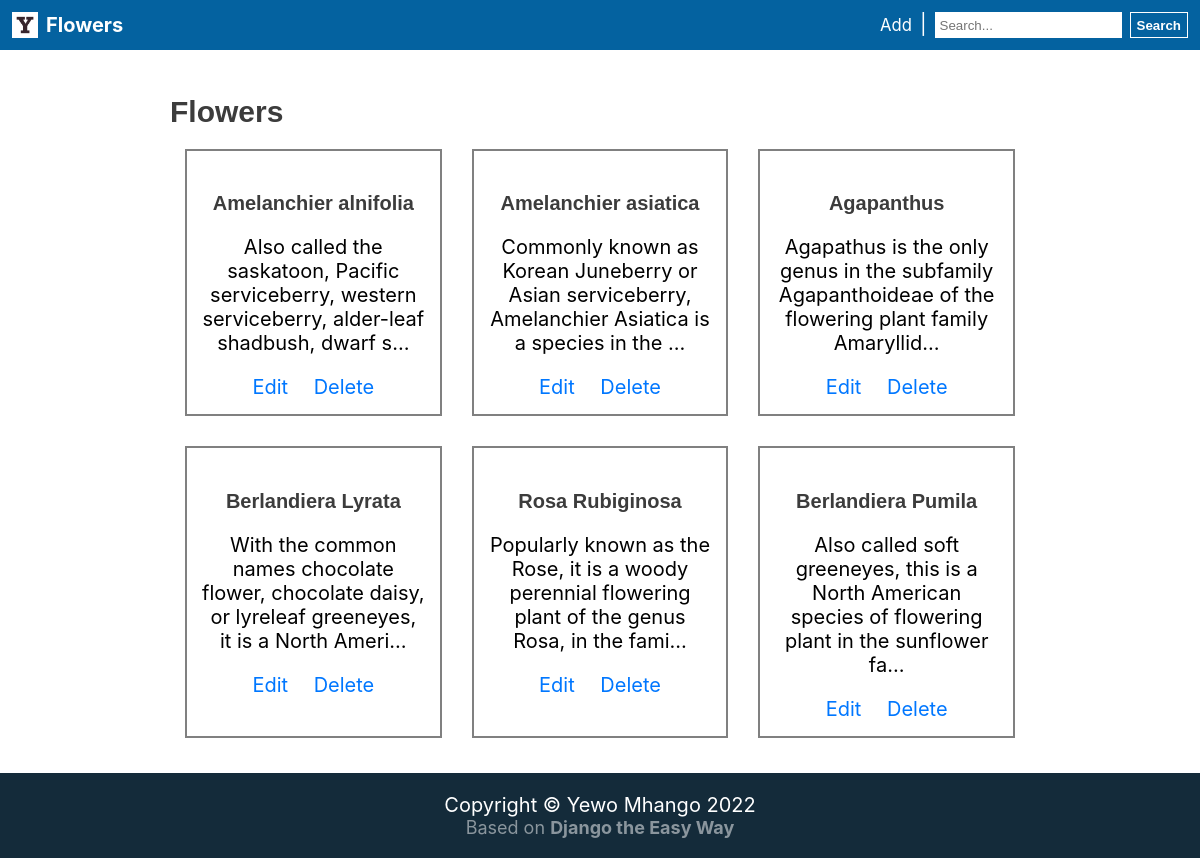
Before: / with the older database file.
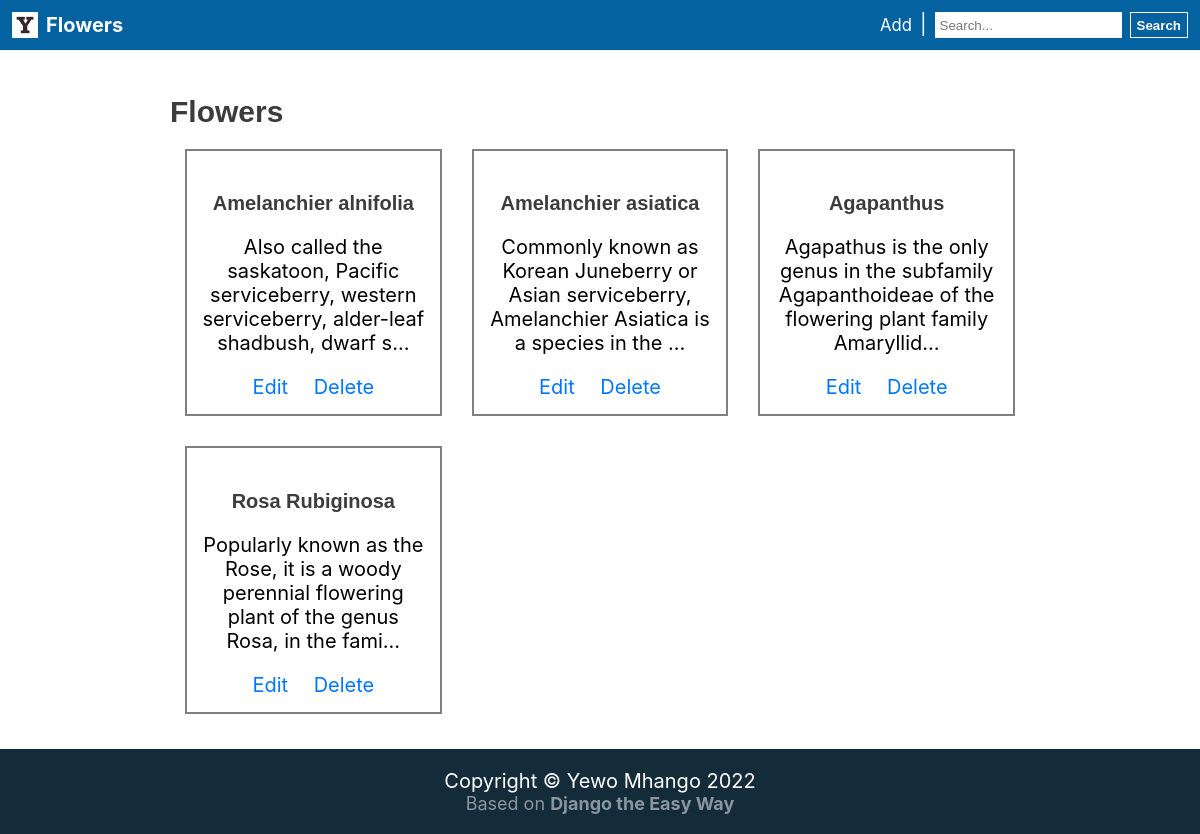
After: the same page with the newer database file.
### myapp/models.py (models this page shows, shortened)
class Flower(models.Model):
    title = models.CharField(max_length=255, default='')
    description = models.TextField(default='')
    slug = models.SlugField(blank=True, default='')
    category = models.ForeignKey(Category, null=True, on_delete=models.PROTECT)
    tags = models.ManyToManyField(Tag)

### myapp/views.py (the view)
# urls.py: path('', myapp_views.index, name='index'),
def index(request: HttpRequest):
    q = request.GET.get('q', None)
    if q == None or q == "":
        flowers = Flower.objects.all()
        page_title = "Flowers"
    elif q != None:
        flowers = Flower.objects.filter(title__contains=q)
        page_title = '“' + q + '” - search results'
    return render(request, "myapp/index.html", {'flowers': flowers, 'flower_count': flowers.count(), 'page_title': page_title})

### myapp/templates/myapp/index.html (shortened to what this page needs)
{% extends 'base/base.html' %} {% block content %}
<h2>{{ page_title }}</h2>
<div class="cards-container">
  {% for flower in flowers %}
  <div class="url-card" onclick="location=`{% url 'detail' flower.slug %}`">
    <h4 class="card-tile">{{ flower.title }}</h4>
    <p class="card-text">{{ flower.description | truncatechars:100 }}</p>
    <a href="{% url 'edit' pk=flower.pk %}" class="card-link">Edit</a>
    <a href="{% url 'delete' pk=flower.pk %}" class="card-link">Delete</a>
  </div>
  {% endfor %}
</div>
 {% endblock %}

Changed rows visible on the page:
removed Flower: title "Berlandiera Lyrata", description "With the common names chocolate flower, chocolate daisy, or lyreleaf greeneyes, it is a North Ameri…"
removed Flower: title "Berlandiera Pumila", description "Also called soft greeneyes, this is a North American species of flowering plant in the sunflower fa…"
